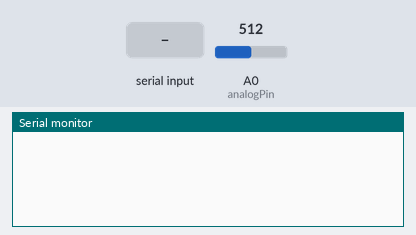
Recording of a sketch running on a simulated Arduino Uno, built with avr-gcc and run on an emulated ATmega328P. Parts: the last lines printed to the serial monitor. The test bench sets the inputs (shaded band); at power-on: A0 (analogPin) = 512.

Above: at 1.2 s.
1.3 s: "GET\n" received over Serial
At 2.0 s:
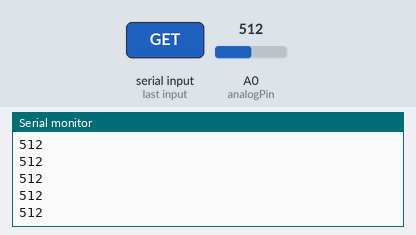
3.2 s: A0 (analogPin) set to 716
At 3.7 s:
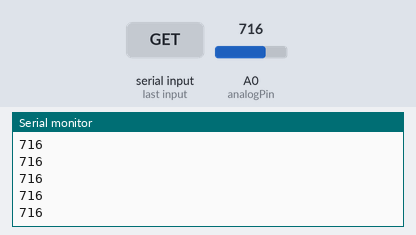
4.7 s: A0 (analogPin) set to 900
At 5.6 s:
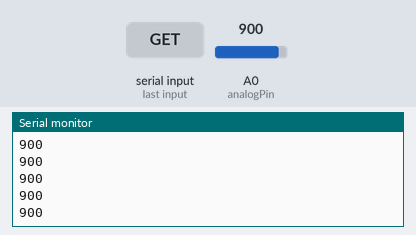
Timing chart, 0 to 7.7 s (numbered marks = the images above; inputs shaded):
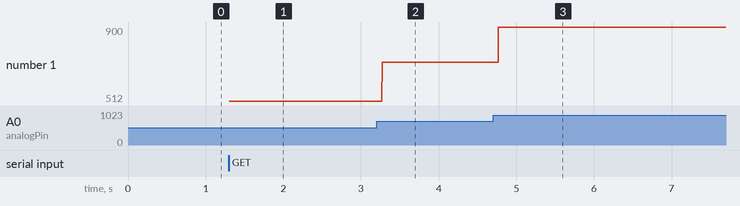

The sketch:

Botien-plot-lab.ino
```cpp
String stringData;
int data;
int analogPin = 0;
char flag[4];
size_t byteSize;
void setup() {
  Serial.begin(9600);
}

void loop() {
  if (Serial.available() > 0) {
    byteSize = Serial.readBytes(flag, 3);//reads the incoming bytes send from the python script
    while (1 == 1) {
      if (strcmp(flag, "GET") == 0) { //checks if the recived bytes is equal to 'GET' then arduino responds by sending data
        data = analogRead(analogPin);
        stringData = String(data) + "\n";
        Serial.print(stringData);
      }
    }
  }
}
```

Measured:
- after the input at 1.3 s, the serial monitor: prints a new line at once (image 1)
- after the input at 3.2 s, the serial monitor: prints a new line after 0.07 s (image 2)
- after the input at 4.7 s, the serial monitor: prints a new line after 0.07 s (image 3)
- plotted number 1: 512 → 716 after the input at 3.2 s, 716 → 900 after the input at 4.7 s
